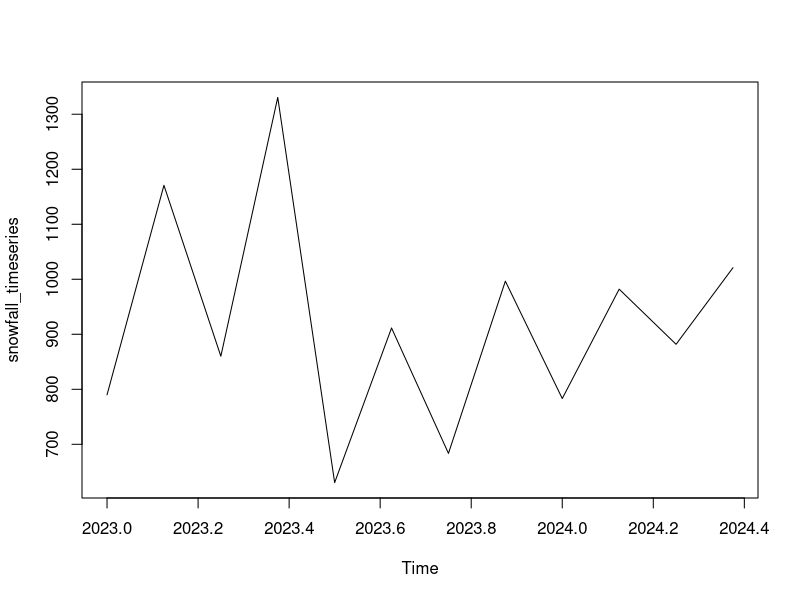

Recreate this plot in R.
# Getting the data points in form of a R vector. 
snowfall <- c(790,1170.8,860.1,1330.6,630.4,911.5,  
              683.5,996.6,783.2,982,881.8,1021) 

# Converting it into a time series object. 
snowfall_timeseries <- ts(snowfall, start = c(2023, 1), frequency = 8) 

# Printing the time series data. 
print(snowfall_timeseries)
png(file="snowfall.png")
plot(snowfall_timeseries)
dev.off()